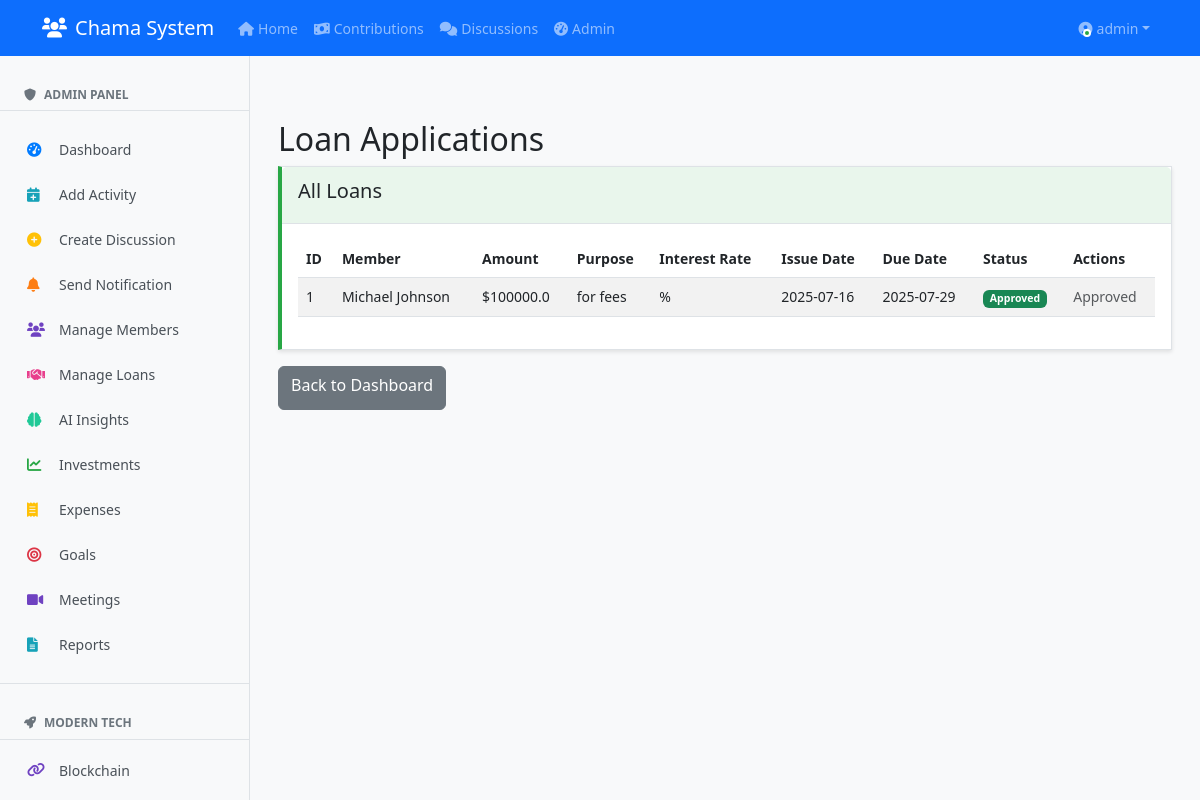
Page /admin/loan-requests (signed in) on the earlier database version.
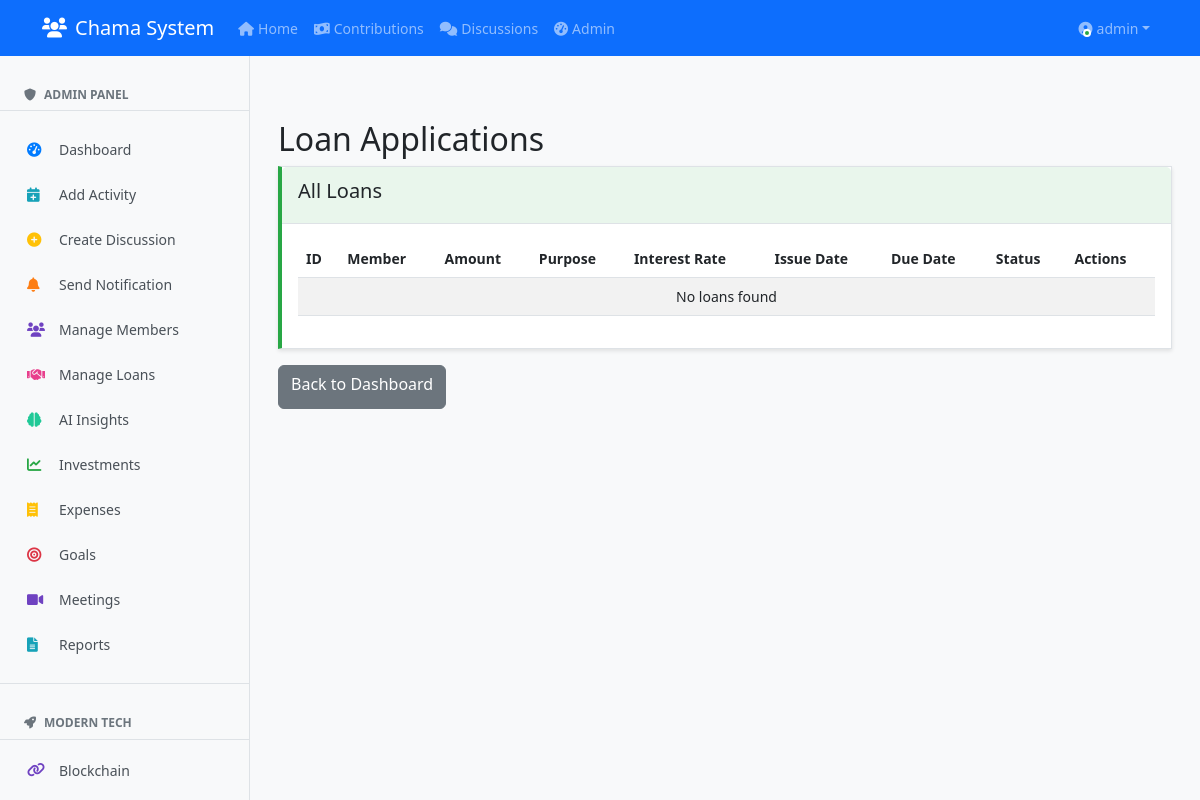
Same page on the later database version.
### clean_app.py (models this page shows)
class Loan(db.Model):
    id = db.Column(db.Integer, primary_key=True)
    amount = db.Column(db.Float, nullable=False)
    purpose = db.Column(db.String(200))
    date_applied = db.Column(db.DateTime, default=datetime.utcnow)
    due_date = db.Column(db.DateTime)
    status = db.Column(db.String(20), default='Pending')
    member_id = db.Column(db.Integer, db.ForeignKey('member.id'))
    member = db.relationship('Member', backref='loans')

class Member(db.Model):
    id = db.Column(db.Integer, primary_key=True)
    name = db.Column(db.String(100), nullable=False)
    phone = db.Column(db.String(20), nullable=False, unique=True)
    email = db.Column(db.String(100))
    join_date = db.Column(db.DateTime, default=datetime.utcnow)
    status = db.Column(db.String(20), default='Active')
    user_id = db.Column(db.Integer, db.ForeignKey('user.id'))

### clean_app.py (the view)
@app.route('/admin/loan-requests')
@login_required
@admin_required
def admin_loan_requests():
    loans = Loan.query.order_by(Loan.date_applied.desc()).all()
    return render_template('admin/loans.html', loans=loans)

### clean_app.py (called while the page is built)
@login_manager.user_loader
def load_user(user_id):
    return User.query.get(int(user_id))

def admin_required(f):
    @wraps(f)
    def decorated_function(*args, **kwargs):
        if not current_user.is_admin:
            abort(403)
        return f(*args, **kwargs)
    return decorated_function

### templates/admin/loans.html
{% extends "base.html" %}
{% block content %}
<div class="container py-4">
    <h2>Loan Applications</h2>
    <div class="card">
        <div class="card-header">
            <h5>All Loans</h5>
        </div>
        <div class="card-body">
            <div class="table-responsive">
                <table class="table table-striped">
                    <thead>
                        <tr>
                            <th>ID</th>
                            <th>Member</th>
                            <th>Amount</th>
                            <th>Purpose</th>
                            <th>Interest Rate</th>
                            <th>Issue Date</th>
                            <th>Due Date</th>
                            <th>Status</th>
                            <th>Actions</th>
                        </tr>
                    </thead>
                    <tbody>
                        {% for loan in loans %}
                        <tr>
                            <td>{{ loan.id }}</td>
                            <td>{{ loan.member.name }}</td>
                            <td>${{ loan.amount }}</td>
                            <td>{{ loan.purpose }}</td>
                            <td>{{ loan.interest_rate }}%</td>
                            <td>{{ loan.date_applied.strftime('%Y-%m-%d') if loan.date_applied else 'N/A' }}</td>
                            <td>{{ loan.due_date.strftime('%Y-%m-%d') }}</td>
                            <td>
                                {% if loan.status == 'Pending' %}
                                    <span class="badge bg-warning">Pending</span>
                                {% elif loan.status == 'Approved' %}
                                    <span class="badge bg-success">Approved</span>
                                {% elif loan.status == 'Rejected' %}
                                    <span class="badge bg-danger">Rejected</span>
                                {% elif loan.status == 'Repaid' %}
                                    <span class="badge bg-info">Repaid</span>
                                {% endif %}
                            </td>
                            <td>
                                {% if loan.status == 'Pending' %}
                                <div class="btn-group">
                                    <a href="{{ url_for('approve_loan', loan_id=loan.id) }}" class="btn btn-sm btn-success me-1">Approve</a>
                                    <a href="{{ url_for('reject_loan', loan_id=loan.id) }}" class="btn btn-sm btn-danger">Reject</a>
                                </div>
                                {% elif loan.status == 'Approved' %}
                                <span class="text-muted">Approved</span>
                                {% endif %}
                            </td>
                        </tr>
                        {% else %}
                        <tr>
                            <td colspan="9" class="text-center">No loans found</td>
                        </tr>
                        {% endfor %}
                    </tbody>
                </table>
            </div>
        </div>
    </div>
    <div class="mt-3">
        <a href="{{ url_for('admin_dashboard') }}" class="btn btn-secondary">Back to Dashboard</a>
    </div>
</div>
{% endblock %}

Differences in the rows shown:
removed Loan: id "1", member.name "Michael Johnson", amount "100000.0", purpose "for fees", date_applied "2025-07-16", due_date "2025-07-29", status "Approved"
Other differences:
text now shown: "No loans found"
